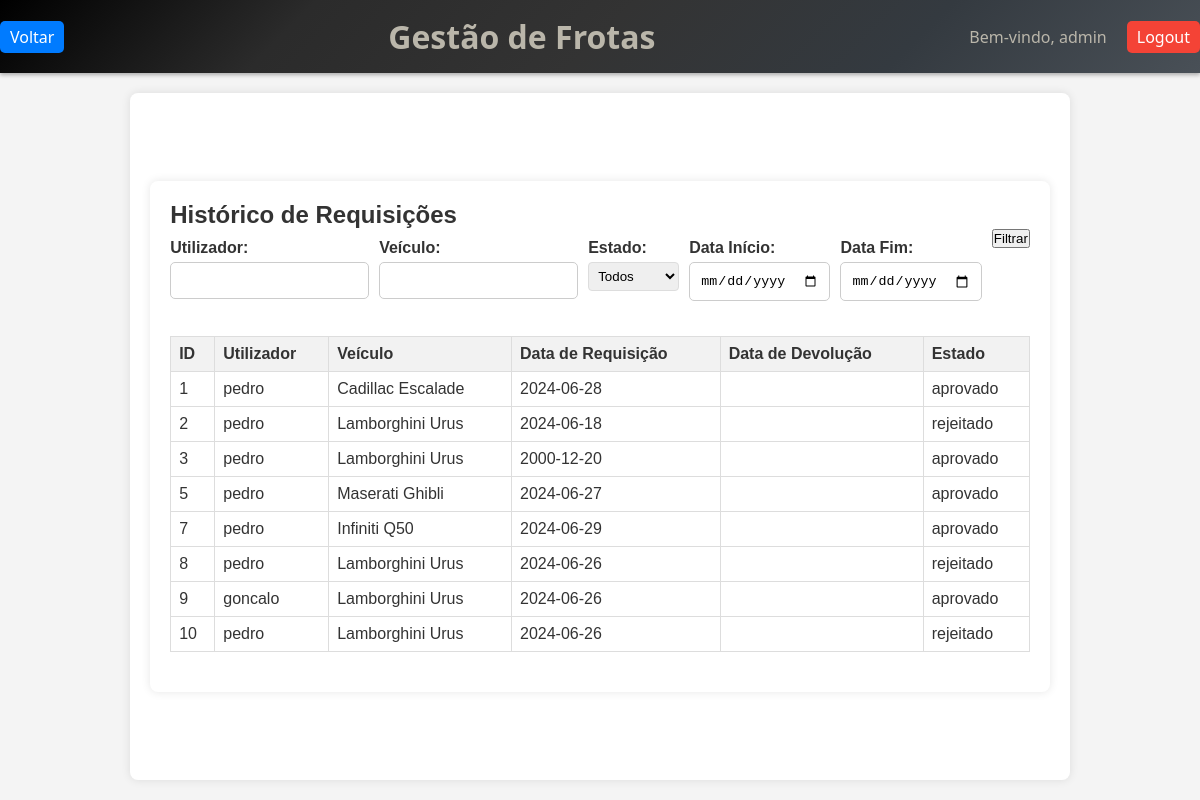
The app's page /php/verHistoricoRequisicoes.php (signed in) with its own data.
### tables this page shows
CREATE TABLE IF NOT EXISTS `requisicoes` (
  `id` int NOT NULL AUTO_INCREMENT,
  `username` varchar(50) NOT NULL,
  `veiculo_id` int NOT NULL,
  `itinerario_id` int NOT NULL,
  `data_requisicao` date NOT NULL,
  `estado` enum('pendente','aprovado','rejeitado') DEFAULT 'pendente',
  `data_devolucao` date DEFAULT NULL,
  PRIMARY KEY (`id`),
  KEY `veiculo_id` (`veiculo_id`),
  KEY `itinerario_id` (`itinerario_id`),
  CONSTRAINT `requisicoes_ibfk_1` FOREIGN KEY (`veiculo_id`) REFERENCES `veiculos` (`id`),
  CONSTRAINT `requisicoes_ibfk_2` FOREIGN KEY (`itinerario_id`) REFERENCES `itinerarios` (`id`)
);

CREATE TABLE IF NOT EXISTS `marcas` (
  `id` int NOT NULL AUTO_INCREMENT,
  `marca` varchar(255) NOT NULL,
  `diretorio_logo` varchar(50) DEFAULT NULL,
  PRIMARY KEY (`id`)
);

CREATE TABLE IF NOT EXISTS `modelos` (
  `id` int NOT NULL AUTO_INCREMENT,
  `id_marca` int NOT NULL,
  `modelo` varchar(255) NOT NULL,
  `especificacoes` varchar(5000) DEFAULT NULL,
  PRIMARY KEY (`id`),
  KEY `id_marca` (`id_marca`),
  CONSTRAINT `modelos_ibfk_1` FOREIGN KEY (`id_marca`) REFERENCES `marcas` (`id`)
);

### php/verHistoricoRequisicoes.php (the view, shortened to what this page needs)
<?php
include 'menuAdmin.php';
include 'conexaoDb.php';
$filtro_utilizador = isset($_GET['utilizador']) ? $_GET['utilizador'] : '';
$filtro_veiculo = isset($_GET['veiculo']) ? $_GET['veiculo'] : '';
$filtro_data_inicio = isset($_GET['data_inicio']) ? $_GET['data_inicio'] : '';
$filtro_data_fim = isset($_GET['data_fim']) ? $_GET['data_fim'] : '';
$query_requisicoes = "SELECT requisicoes.id, requisicoes.username, marcas.marca, modelos.modelo, requisicoes.data_requisicao, requisicoes.estado
                      FROM requisicoes
                      JOIN veiculos ON requisicoes.veiculo_id = veiculos.id
                      JOIN marcas ON veiculos.marca = marcas.id
                      JOIN modelos ON veiculos.modelo = modelos.id
                      WHERE 1=1";
$result_requisicoes = mysqli_query($liga, $query_requisicoes);
?>
<!DOCTYPE html>
<html lang="pt-PT">
<head>
    <link rel="stylesheet" href="../styles.css">
</head>
<body>
    <main>
        <div class="container">
            <h2>Histórico de Requisições</h2>
            <form class="filters" method="GET" action="verHistoricoRequisicoes.php">
                <div>
                    <label for="utilizador">Utilizador:</label>
                    <input type="text" id="utilizador" name="utilizador" value="<?php echo htmlspecialchars($filtro_utilizador); ?>">
                </div>
                <div>
                    <label for="veiculo">Veículo:</label>
                    <input type="text" id="veiculo" name="veiculo" value="<?php echo htmlspecialchars($filtro_veiculo); ?>">
                </div>
                <div>
                    <label for="estado">Estado:</label>
                    <select id="estado" name="estado">
                        <option value="">Todos</option>
                    </select>
                </div>
                <div>
                    <label for="data_inicio">Data Início:</label>
                    <input type="date" id="data_inicio" name="data_inicio" value="<?php echo htmlspecialchars($filtro_data_inicio); ?>">
                </div>
                <div>
                    <label for="data_fim">Data Fim:</label>
                    <input type="date" id="data_fim" name="data_fim" value="<?php echo htmlspecialchars($filtro_data_fim); ?>">
                </div>
                <div>
                    <button type="submit">Filtrar</button>
                </div>
            </form>
            <table>
                <thead>
                    <tr>
                        <th>ID</th>
                        <th>Utilizador</th>
                        <th>Veículo</th>
                        <th>Data de Requisição</th>
                        <th>Data de Devolução</th>
                        <th>Estado</th>
                    </tr>
                </thead>
                <tbody>
                    <?php while ($row = mysqli_fetch_assoc($result_requisicoes)): ?>
                        <tr>
                            <td><?php echo htmlspecialchars($row['id']); ?></td>
                            <td><?php echo htmlspecialchars($row['username']); ?></td>
                            <td><?php echo htmlspecialchars($row['marca'] . ' ' . $row['modelo']); ?></td>
                            <td><?php echo htmlspecialchars($row['data_requisicao']); ?></td>
                            <td></td>
                            <td><?php echo htmlspecialchars($row['estado']); ?></td>
                        </tr>
                    <?php endwhile; ?>
                </tbody>
            </table>
        </div>
    </main>
</body>
</html>

### styles.css (style rules this page uses)
* { margin: 0; padding: 0; box-sizing: border-box; }
body { font-family: 'Segoe UI', Tahoma, Geneva, Verdana, sans-serif; background-color: #f0f2f5; color: #333; display: flex; flex-direction: column; min-height: 100vh; }
main { flex: 1; max-width: 1200px; margin: 20px auto; padding: 20px; background-color: #fff; box-shadow: 0 0 10px rgba(0, 0, 0, 0.1); border-radius: 8px; display: flex; justify-content: center; align-items: center; }
form label { display: block; margin: 10px 0 5px; font-weight: bold; }
form input[type="text"], form input[type="number"], form input[type="date"], form select { width: 100%; padding: 10px; margin-bottom: 15px; border: 1px solid #ccc; border-radius: 5px; }

### php/menuAdmin.php (style rules this page uses)
body { font-family: Arial, sans-serif; background-color: #f4f4f4; margin: 0; padding: 0; }

### php/verHistoricoRequisicoes.php (style rules this page uses)
body { font-family: Arial, sans-serif; background-color: #f4f4f4; margin: 0; padding: 0; }
.container { max-width: 1200px; margin: 20px auto; padding: 20px; background-color: white; box-shadow: 0 0 10px rgba(0, 0, 0, 0.1); border-radius: 8px; }
.filters { display: flex; flex-wrap: wrap; gap: 10px; margin-bottom: 20px; }
.filters label { margin-right: 10px; font-weight: bold; }
.filters input, .filters select { padding: 5px; border: 1px solid #ddd; border-radius: 4px; }
table { width: 100%; border-collapse: collapse; margin: 20px 0; }
table, th, td { border: 1px solid #ddd; }
th, td { padding: 8px; text-align: left; }
th { background-color: #f2f2f2; }

### records on screen
requisicoes: id "1", username "pedro", marcas.marca "Cadillac Escalade", data_requisicao "2024-06-28", estado "aprovado"
requisicoes: id "2", username "pedro", marcas.marca "Lamborghini Urus", data_requisicao "2024-06-18", estado "rejeitado"
requisicoes: id "3", username "pedro", marcas.marca "Lamborghini Urus", data_requisicao "2000-12-20", estado "aprovado"
requisicoes: id "5", username "pedro", marcas.marca "Maserati Ghibli", data_requisicao "2024-06-27", estado "aprovado"
requisicoes: id "7", username "pedro", marcas.marca "Infiniti Q50", data_requisicao "2024-06-29", estado "aprovado"
requisicoes: id "8", username "pedro", marcas.marca "Lamborghini Urus", data_requisicao "2024-06-26", estado "rejeitado"
requisicoes: id "9", username "goncalo", marcas.marca "Lamborghini Urus", data_requisicao "2024-06-26", estado "aprovado"
requisicoes: id "10", username "pedro", marcas.marca "Lamborghini Urus", data_requisicao "2024-06-26", estado "rejeitado"

### other values on screen
$_SESSION['username'] "admin"
